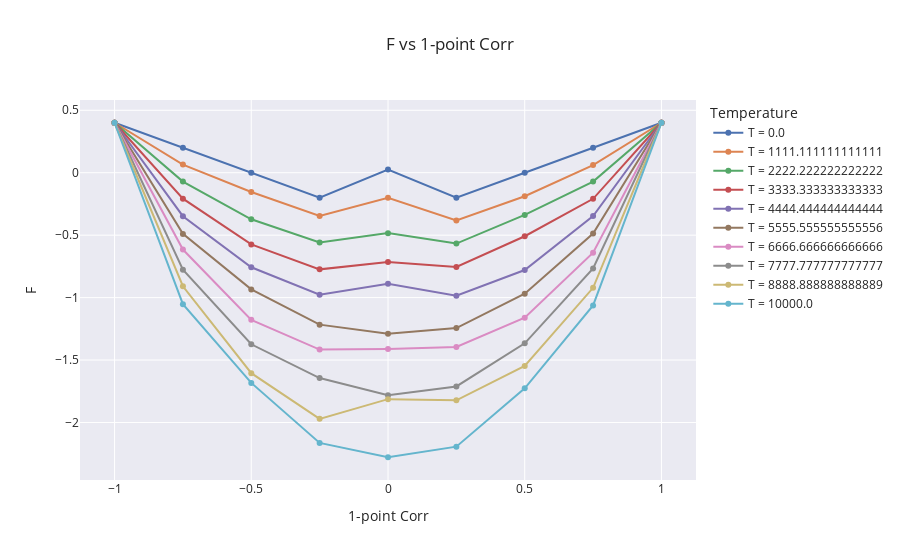

Here is the notebook cell this chart was saved with:
### Markdown cell above
## Plot Phase Diagram

### Code cell
fig = go.Figure()

for T in results_basinhopping['T'].unique():
    fig.add_trace(go.Scatter(x = results_basinhopping[results_basinhopping['T'] == T]['1-point_corr'],
                             y = results_basinhopping[results_basinhopping['T'] == T]['F'],
                             mode='markers+lines',
                             name=f'T = {T}',
                            )
                 )

fig.update_layout(
    title="F vs 1-point Corr",
    xaxis_title="1-point Corr",
    yaxis_title="F",
    legend_title="Temperature",
    template='seaborn'
)
#fig.update_traces(texttemplate='%{text:.2s}', textposition='top center')
fig.show()

### Figure 1 — Plotly figure (JSON) as saved in the notebook; plotly's stock layout.template omitted (floating-point values rounded to 4 significant figures)
{"data": [{"mode": "markers+lines", "name": "T = 0.0", "type": "scatter", "x": [-1.0, -0.75, -0.5, -0.25, 0, 0.25, 0.5, 0.75, 1.0], "y": [0.4, 0.2, 3.799e-10, -0.2, 0.02501, -0.2, 5.821e-08, 0.2, 0.4]}, {"mode": "markers+lines", "name": "T = 1111.111111111111", "type": "scatter", "x": [-1.0, -0.75, -0.5, -0.25, 0, 0.25, 0.5, 0.75, 1.0], "y": [0.4, 0.06522, -0.1546, -0.3461, -0.2004, -0.3819, -0.1884, 0.06105, 0.4]}, {"mode": "markers+lines", "name": "T = 2222.222222222222", "type": "scatter", "x": [-1.0, -0.75, -0.5, -0.25, 0, 0.25, 0.5, 0.75, 1.0], "y": [0.4, -0.07091, -0.3726, -0.5585, -0.4837, -0.5675, -0.3376, -0.07086, 0.4]}, {"mode": "markers+lines", "name": "T = 3333.333333333333", "type": "scatter", "x": [-1.0, -0.75, -0.5, -0.25, 0, 0.25, 0.5, 0.75, 1.0], "y": [0.4, -0.208, -0.5742, -0.7738, -0.7156, -0.754, -0.5087, -0.209, 0.4]}, {"mode": "markers+lines", "name": "T = 4444.444444444444", "type": "scatter", "x": [-1.0, -0.75, -0.5, -0.25, 0, 0.25, 0.5, 0.75, 1.0], "y": [0.4, -0.3482, -0.7572, -0.9774, -0.8893, -0.9849, -0.7789, -0.347, 0.4]}, {"mode": "markers+lines", "name": "T = 5555.555555555556", "type": "scatter", "x": [-1.0, -0.75, -0.5, -0.25, 0, 0.25, 0.5, 0.75, 1.0], "y": [0.4, -0.4898, -0.9342, -1.216, -1.29, -1.244, -0.9686, -0.487, 0.4]}, {"mode": "markers+lines", "name": "T = 6666.666666666666", "type": "scatter", "x": [-1.0, -0.75, -0.5, -0.25, 0, 0.25, 0.5, 0.75, 1.0], "y": [0.4, -0.615, -1.178, -1.416, -1.41, -1.395, -1.16, -0.6403, 0.4]}, {"mode": "markers+lines", "name": "T = 7777.777777777777", "type": "scatter", "x": [-1.0, -0.75, -0.5, -0.25, 0, 0.25, 0.5, 0.75, 1.0], "y": [0.4, -0.7767, -1.374, -1.644, -1.781, -1.711, -1.366, -0.7669, 0.4]}, {"mode": "markers+lines", "name": "T = 8888.888888888889", "type": "scatter", "x": [-1.0, -0.75, -0.5, -0.25, 0, 0.25, 0.5, 0.75, 1.0], "y": [0.4, -0.909, -1.605, -1.971, -1.813, -1.822, -1.547, -0.9217, 0.4]}, {"mode": "markers+lines", "name": "T = 10000.0", "type": "scatter", "x": [-1.0, -0.75, -0.5, -0.25, 0, 0.25, 0.5, 0.75, 1.0], "y": [0.4, -1.053, -1.683, -2.163, -2.278, -2.193, -1.726, -1.063, 0.4]}], "layout": {"legend": {"title": {"text": "Temperature"}}, "title": {"text": "F vs 1-point Corr"}, "xaxis": {"title": {"text": "1-point Corr"}}, "yaxis": {"title": {"text": "F"}}}}
